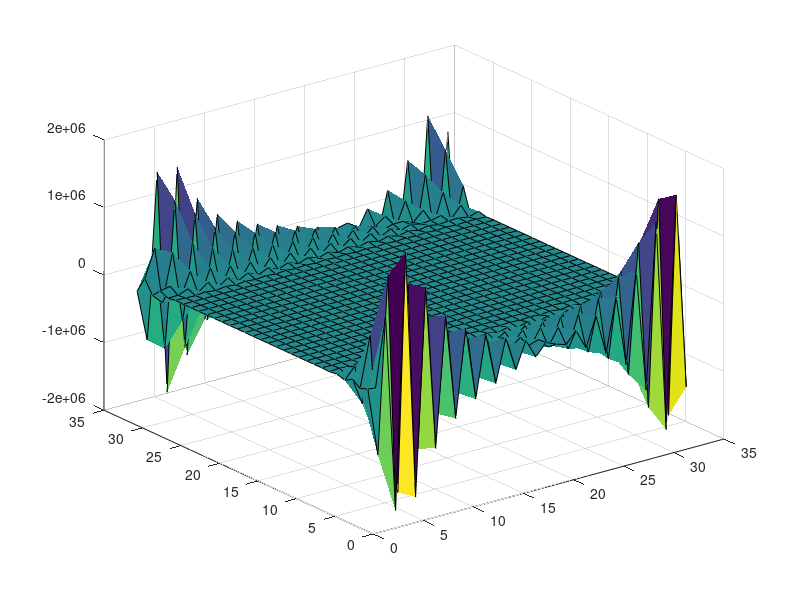

The MATLAB script that drew this image:
clear all;
clc;
close all;

nu = 1.0; % viscosity

NX = 32; NY = 32; NZ = 32;
dx = 2*pi/NX; dy = 2*pi/NY; dz = 2*pi/NZ;

[x,y,z] = meshgrid(dx*[1:NX],dy*[1:NY],dz*[1:NZ]);

% components of velocity
% u = U_x, v = U_y, w = U_z

u = exp(-((x-pi).^2+(y-pi).^2+(z-pi).^2));
v = zeros(NX,NY,NZ);
w = zeros(NX,NY,NZ);

% SPECTRAL
% wave numbers
kx = [0:NX/2 -NX/2+1:-1];
ky = [0:NY/2 -NY/2+1:-1];
kz = [0:NZ/2 -NZ/2+1:-1];

ikx = zeros(NX,NY,NZ);
iky = zeros(NX,NY,NZ);
ikz = zeros(NX,NY,NZ);

for ii=1:NZ
    ikx(:,:,ii) = 1i*ones(1,NY)'*kx;
    iky(:,:,ii) = 1i*ky'*ones(1,NX);
end
for ii=1:NX
    ikz(ii,:,:) = 1i*ones(1,NY)'*kz;
end

ikx2 = ikx.*ikx;
iky2 = iky.*iky;
ikz2 = ikz.*ikz;

k2 = abs(ikx.^2 + iky.^2 + ikz.^2);

% Fourier transform of velocity components

uf = fftn(u); uff = fftn(uf);
vf = fftn(v); vff = fftn(vf);
wf = fftn(w); wff = fftn(wf);

% Fourier transform of advection term
% as convolution

advxf = ikx.*uff.*uff + iky.*vff.*uff + ikz.*wff.*uff;
advyf = ikx.*uff.*vff + iky.*vff.*vff + ikz.*wff.*vff;
advzf = ikx.*uff.*wff + iky.*vff.*wff + ikz.*wff.*wff;

advx = real(ifftn(advxf))/NX;

% subplot(2,2,1); slice(x,y,z,real(ifftn(advxf)),pi,pi,pi),colorbar
% subplot(2,2,2); slice(x,y,z,real(ifftn(advyf)),pi,pi,pi),colorbar
% subplot(2,2,3); slice(x,y,z,real(ifftn(advzf)),pi,pi,pi),colorbar
% subplot(2,2,4); slice(x,y,z,u,pi,pi,pi),colorbar

surf(advx(:,:,NZ))


